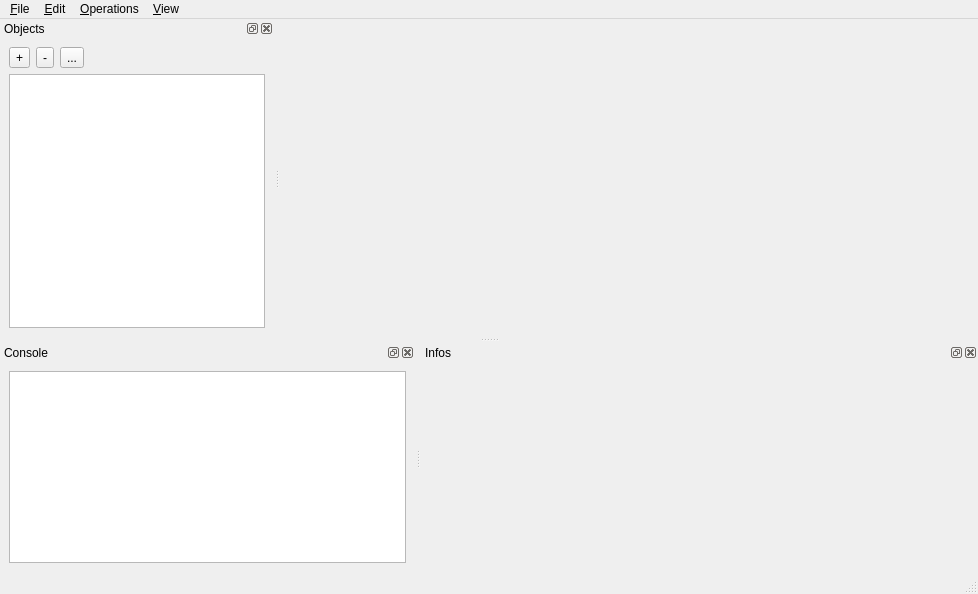
<?xml version="1.0" encoding="UTF-8"?>
<ui version="4.0">
 <class>MainWindow</class>
 <widget class="QMainWindow" name="MainWindow">
  <property name="geometry">
   <rect>
    <x>0</x>
    <y>0</y>
    <width>978</width>
    <height>594</height>
   </rect>
  </property>
  <property name="windowTitle">
   <string>CGAL 3D mesh generator demo</string>
  </property>
  <property name="windowIcon">
   <iconset resource="../Mesh_3.qrc">
    <normaloff>:/cgal/icons/resources/cgal_logo.xpm</normaloff>:/cgal/icons/resources/cgal_logo.xpm</iconset>
  </property>
  <widget class="QWidget" name="centralwidget">
   <layout class="QVBoxLayout" name="verticalLayout_2">
    <item>
     <widget class="Viewer" name="viewer" native="true">
      <property name="sizePolicy">
       <sizepolicy hsizetype="Preferred" vsizetype="Preferred">
        <horstretch>0</horstretch>
        <verstretch>1</verstretch>
       </sizepolicy>
      </property>
     </widget>
    </item>
   </layout>
  </widget>
  <widget class="QMenuBar" name="menubar">
   <property name="geometry">
    <rect>
     <x>0</x>
     <y>0</y>
     <width>978</width>
     <height>27</height>
    </rect>
   </property>
   <widget class="QMenu" name="menuFile">
    <property name="title">
     <string>&amp;File</string>
    </property>
    <addaction name="actionLoad"/>
    <addaction name="actionErase"/>
    <addaction name="actionEraseAll"/>
    <addaction name="actionDuplicate"/>
    <addaction name="actionSaveAs"/>
    <addaction name="separator"/>
    <addaction name="actionLoad_Script"/>
    <addaction name="separator"/>
    <addaction name="actionQuit"/>
   </widget>
   <widget class="QMenu" name="menuEdit">
    <property name="title">
     <string>&amp;Edit</string>
    </property>
    <addaction name="actionShowHide"/>
    <addaction name="actionSetPolyhedronA"/>
    <addaction name="actionSetPolyhedronB"/>
    <addaction name="actionSelect_all_items"/>
    <addaction name="actionPreferences"/>
   </widget>
   <widget class="QMenu" name="menuOperations">
    <property name="title">
     <string>&amp;Operations</string>
    </property>
    <widget class="QMenu" name="menuGlobalOptimization">
     <property name="title">
      <string>Global &amp;optimization</string>
     </property>
     <addaction name="actionOdt"/>
     <addaction name="actionLloyd"/>
    </widget>
    <widget class="QMenu" name="menuSliverRemoval">
     <property name="title">
      <string>&amp;Sliver removal</string>
     </property>
     <addaction name="actionPerturb"/>
     <addaction name="actionExude"/>
    </widget>
    <addaction name="actionMeshing"/>
    <addaction name="actionAnisotropicMeshing"/>
    <addaction name="separator"/>
    <addaction name="actionResumeMeshing"/>
    <addaction name="separator"/>
    <addaction name="menuGlobalOptimization"/>
    <addaction name="menuSliverRemoval"/>
   </widget>
   <widget class="QMenu" name="menuView">
    <property name="title">
     <string>&amp;View</string>
    </property>
    <widget class="QMenu" name="menuDockWindows">
     <property name="title">
      <string>&amp;Dock windows</string>
     </property>
     <addaction name="dummyAction"/>
    </widget>
    <widget class="QMenu" name="menuCamera">
     <property name="title">
      <string>Ca&amp;mera</string>
     </property>
     <addaction name="actionDumpCamera"/>
     <addaction name="action_Copy_camera"/>
     <addaction name="action_Paste_camera"/>
    </widget>
    <widget class="QMenu" name="menuSurface_star_set">
     <property name="title">
      <string>&amp;Surface star set</string>
     </property>
     <addaction name="actionDraw_surface_star_set"/>
     <addaction name="actionDraw_cell"/>
     <addaction name="actionDraw_mesh_3"/>
     <addaction name="separator"/>
     <addaction name="actionDraw_dual_edges"/>
     <addaction name="actionDraw_one_star"/>
     <addaction name="actionDraw_one_pickvalid_point"/>
     <addaction name="actionDraw_surface_delaunay_balls"/>
     <addaction name="actionDraw_initial_points"/>
     <addaction name="actionDraw_poles"/>
     <addaction name="actionDraw_inconsistent_facets"/>
     <addaction name="actionDraw_metric_field"/>
     <addaction name="actionDraw_metric_honoring"/>
     <addaction name="actionDraw_distortion"/>
     <addaction name="actionDraw_colored_poly"/>
     <addaction name="actionDraw_colored_poly_one_vertex"/>
     <addaction name="actionDraw_colored_poly_mem"/>
    </widget>
    <addaction name="actionRecenterScene"/>
    <addaction name="action_Look_at"/>
    <addaction name="actionAntiAliasing"/>
    <addaction name="actionDraw_two_sides"/>
    <addaction name="actionSetBackgroundColor"/>
    <addaction name="menuDockWindows"/>
    <addaction name="menuCamera"/>
    <addaction name="menuSurface_star_set"/>
   </widget>
   <addaction name="menuFile"/>
   <addaction name="menuEdit"/>
   <addaction name="menuOperations"/>
   <addaction name="menuView"/>
  </widget>
  <widget class="QStatusBar" name="statusbar"/>
  <widget class="QDockWidget" name="sceneDockWidget">
   <property name="locale">
    <locale language="English" country="UnitedStates"/>
   </property>
   <property name="windowTitle">
    <string>Objects</string>
   </property>
   <attribute name="dockWidgetArea">
    <number>1</number>
   </attribute>
   <widget class="QWidget" name="dockWidgetContent">
    <layout class="QGridLayout" name="gridLayout_2">
     <item row="0" column="0">
      <layout class="QVBoxLayout" name="verticalLayout">
       <item>
        <layout class="QHBoxLayout" name="horizontalLayout">
         <item>
          <widget class="QToolButton" name="addButton">
           <property name="text">
            <string>+</string>
           </property>
           <property name="icon">
            <iconset resource="../Mesh_3.qrc">
             <normaloff>:/cgal/icons/plus</normaloff>:/cgal/icons/plus</iconset>
           </property>
          </widget>
         </item>
         <item>
          <widget class="QToolButton" name="removeButton">
           <property name="text">
            <string>-</string>
           </property>
           <property name="icon">
            <iconset resource="../Mesh_3.qrc">
             <normaloff>:/cgal/icons/minus</normaloff>:/cgal/icons/minus</iconset>
           </property>
          </widget>
         </item>
         <item>
          <widget class="QToolButton" name="duplicateButton">
           <property name="text">
            <string>...</string>
           </property>
           <property name="icon">
            <iconset resource="../Mesh_3.qrc">
             <normaloff>:/cgal/icons/duplicate</normaloff>:/cgal/icons/duplicate</iconset>
           </property>
          </widget>
         </item>
         <item>
          <spacer name="horizontalSpacer">
           <property name="orientation">
            <enum>Qt::Horizontal</enum>
           </property>
           <property name="sizeHint" stdset="0">
            <size>
             <width>40</width>
             <height>20</height>
            </size>
           </property>
          </spacer>
         </item>
        </layout>
       </item>
       <item>
        <widget class="QTreeView" name="sceneView">
         <property name="editTriggers">
          <set>QAbstractItemView::DoubleClicked|QAbstractItemView::EditKeyPressed|QAbstractItemView::SelectedClicked</set>
         </property>
         <property name="alternatingRowColors">
          <bool>true</bool>
         </property>
         <property name="selectionMode">
          <enum>QAbstractItemView::ExtendedSelection</enum>
         </property>
         <property name="indentation">
          <number>0</number>
         </property>
        </widget>
       </item>
      </layout>
     </item>
    </layout>
   </widget>
  </widget>
  <widget class="QDockWidget" name="consoleDockWidget">
   <property name="allowedAreas">
    <set>Qt::BottomDockWidgetArea|Qt::LeftDockWidgetArea|Qt::TopDockWidgetArea</set>
   </property>
   <property name="windowTitle">
    <string>Console</string>
   </property>
   <attribute name="dockWidgetArea">
    <number>8</number>
   </attribute>
   <widget class="QWidget" name="dockWidgetContents">
    <layout class="QVBoxLayout" name="verticalLayout_3">
     <item>
      <widget class="QTextEdit" name="consoleTextEdit">
       <property name="readOnly">
        <bool>true</bool>
       </property>
      </widget>
     </item>
    </layout>
   </widget>
  </widget>
  <widget class="QDockWidget" name="infoDockWidget">
   <property name="windowTitle">
    <string>Infos</string>
   </property>
   <attribute name="dockWidgetArea">
    <number>8</number>
   </attribute>
   <widget class="QWidget" name="dockWidgetContents_2">
    <layout class="QHBoxLayout" name="horizontalLayout_2">
     <item>
      <layout class="QVBoxLayout" name="verticalLayout_4" stretch="0,0">
       <property name="spacing">
        <number>0</number>
       </property>
       <item>
        <widget class="QScrollArea" name="scrollArea">
         <property name="minimumSize">
          <size>
           <width>350</width>
           <height>0</height>
          </size>
         </property>
         <property name="frameShape">
          <enum>QFrame::NoFrame</enum>
         </property>
         <property name="widgetResizable">
          <bool>true</bool>
         </property>
         <widget class="QWidget" name="scrollAreaWidgetContents">
          <property name="geometry">
           <rect>
            <x>0</x>
            <y>0</y>
            <width>554</width>
            <height>169</height>
           </rect>
          </property>
          <layout class="QGridLayout" name="gridLayout">
           <item row="0" column="0">
            <widget class="QLabel" name="infoLabel">
             <property name="sizePolicy">
              <sizepolicy hsizetype="Preferred" vsizetype="Preferred">
               <horstretch>0</horstretch>
               <verstretch>1</verstretch>
              </sizepolicy>
             </property>
             <property name="contextMenuPolicy">
              <enum>Qt::DefaultContextMenu</enum>
             </property>
             <property name="lineWidth">
              <number>0</number>
             </property>
             <property name="alignment">
              <set>Qt::AlignLeading|Qt::AlignLeft|Qt::AlignTop</set>
             </property>
             <property name="textInteractionFlags">
              <set>Qt::LinksAccessibleByKeyboard|Qt::LinksAccessibleByMouse|Qt::TextBrowserInteraction|Qt::TextSelectableByKeyboard|Qt::TextSelectableByMouse</set>
             </property>
            </widget>
           </item>
          </layout>
         </widget>
        </widget>
       </item>
       <item>
        <widget class="QLabel" name="displayLabel">
         <property name="text">
          <string/>
         </property>
        </widget>
       </item>
      </layout>
     </item>
    </layout>
   </widget>
  </widget>
  <action name="actionQuit">
   <property name="text">
    <string>&amp;Quit</string>
   </property>
   <property name="shortcut">
    <string>Ctrl+Q</string>
   </property>
  </action>
  <action name="actionSimplify">
   <property name="text">
    <string>&amp;Simplification</string>
   </property>
  </action>
  <action name="actionCatmullClark">
   <property name="text">
    <string>&amp;Catmull-Clark</string>
   </property>
  </action>
  <action name="actionKernel">
   <property name="text">
    <string>&amp;Kernel</string>
   </property>
  </action>
  <action name="actionUnion">
   <property name="text">
    <string>&amp;Union</string>
   </property>
   <property name="shortcut">
    <string>Ctrl+O, U</string>
   </property>
  </action>
  <action name="actionIntersection">
   <property name="text">
    <string>&amp;Intersection</string>
   </property>
   <property name="shortcut">
    <string>Ctrl+O, I</string>
   </property>
  </action>
  <action name="actionDifference">
   <property name="text">
    <string>&amp;Difference</string>
   </property>
   <property name="shortcut">
    <string>Ctrl+O, D</string>
   </property>
  </action>
  <action name="actionFitPlane">
   <property name="text">
    <string>Fit &amp;plane</string>
   </property>
  </action>
  <action name="actionFitLine">
   <property name="text">
    <string>Fit &amp;line</string>
   </property>
  </action>
  <action name="actionEstimateCurvature">
   <property name="text">
    <string>&amp;Curvature estimation</string>
   </property>
  </action>
  <action name="actionLoad">
   <property name="icon">
    <iconset resource="../Mesh_3.qrc">
     <normaloff>:/cgal/icons/plus</normaloff>:/cgal/icons/plus</iconset>
   </property>
   <property name="text">
    <string>&amp;Load...</string>
   </property>
   <property name="shortcut">
    <string>Ctrl+L</string>
   </property>
  </action>
  <action name="actionErase">
   <property name="icon">
    <iconset resource="../Mesh_3.qrc">
     <normaloff>:/cgal/icons/minus</normaloff>:/cgal/icons/minus</iconset>
   </property>
   <property name="text">
    <string>&amp;Erase</string>
   </property>
   <property name="shortcut">
    <string>Del</string>
   </property>
  </action>
  <action name="actionDuplicate">
   <property name="icon">
    <iconset resource="../Mesh_3.qrc">
     <normaloff>:/cgal/icons/duplicate</normaloff>:/cgal/icons/duplicate</iconset>
   </property>
   <property name="text">
    <string>&amp;Duplicate</string>
   </property>
   <property name="shortcut">
    <string>Ctrl+D</string>
   </property>
  </action>
  <action name="actionSqrt3">
   <property name="text">
    <string>&amp;Sqrt3</string>
   </property>
  </action>
  <action name="actionAntiAliasing">
   <property name="checkable">
    <bool>true</bool>
   </property>
   <property name="text">
    <string>&amp;Antialiasing</string>
   </property>
  </action>
  <action name="dummyAction">
   <property name="text">
    <string>n/a</string>
   </property>
  </action>
  <action name="actionConvexHull">
   <property name="text">
    <string>&amp;Convex hull</string>
   </property>
  </action>
  <action name="actionEraseAll">
   <property name="text">
    <string>&amp;Erase all</string>
   </property>
  </action>
  <action name="actionOptions">
   <property name="text">
    <string>&amp;Options...</string>
   </property>
  </action>
  <action name="actionLoop">
   <property name="text">
    <string>&amp;Loop</string>
   </property>
  </action>
  <action name="actionSaveAs">
   <property name="text">
    <string>Save &amp;as...</string>
   </property>
  </action>
  <action name="actionSave">
   <property name="text">
    <string>&amp;Save</string>
   </property>
  </action>
  <action name="actionSaveAll">
   <property name="text">
    <string>Save a&amp;ll</string>
   </property>
  </action>
  <action name="actionMergeAll">
   <property name="text">
    <string>Mer&amp;ge all</string>
   </property>
  </action>
  <action name="actionMerge">
   <property name="text">
    <string>&amp;Merge</string>
   </property>
  </action>
  <action name="actionSelfIntersection">
   <property name="text">
    <string>Self-&amp;intersection</string>
   </property>
  </action>
  <action name="actionSelectAll">
   <property name="text">
    <string>Select &amp;all</string>
   </property>
  </action>
  <action name="actionSelectNone">
   <property name="text">
    <string>Select &amp;none</string>
   </property>
  </action>
  <action name="actionSelectInvert">
   <property name="text">
    <string>&amp;Invert selection</string>
   </property>
  </action>
  <action name="actionShowHide">
   <property name="text">
    <string>Show/Hide</string>
   </property>
   <property name="shortcut">
    <string>Ctrl+Space</string>
   </property>
  </action>
  <action name="actionSetPolyhedronA">
   <property name="text">
    <string>Set polyhedron A</string>
   </property>
   <property name="shortcut">
    <string>Ctrl+A</string>
   </property>
  </action>
  <action name="actionSetPolyhedronB">
   <property name="text">
    <string>Set polyhedron B</string>
   </property>
   <property name="shortcut">
    <string>Ctrl+B</string>
   </property>
  </action>
  <action name="actionInsideOut">
   <property name="text">
    <string>Inside-out</string>
   </property>
  </action>
  <action name="actionMeshing">
   <property name="text">
    <string>Create a &amp;tetrahedral mesh</string>
   </property>
  </action>
  <action name="actionMVC">
   <property name="text">
    <string>Mean value coordinates</string>
   </property>
  </action>
  <action name="actionDCP">
   <property name="text">
    <string>Discrete conformal maps</string>
   </property>
  </action>
  <action name="actionExplode">
   <property name="text">
    <string>Explode</string>
   </property>
  </action>
  <action name="actionToNef">
   <property name="text">
    <string>Convert to nef polyhedron</string>
   </property>
  </action>
  <action name="actionToPoly">
   <property name="text">
    <string>Convert to normal polyhedron</string>
   </property>
  </action>
  <action name="actionDraw_two_sides">
   <property name="checkable">
    <bool>true</bool>
   </property>
   <property name="text">
    <string>Draw &amp;two sides</string>
   </property>
   <property name="shortcut">
    <string>Ctrl+T</string>
   </property>
  </action>
  <action name="actionSetBackgroundColor">
   <property name="text">
    <string>Change &amp;background color...</string>
   </property>
  </action>
  <action name="actionOdt">
   <property name="text">
    <string>&amp;Odt-smoothing</string>
   </property>
  </action>
  <action name="actionLloyd">
   <property name="text">
    <string>&amp;Lloyd-smoothing</string>
   </property>
  </action>
  <action name="action_Look_at">
   <property name="text">
    <string>&amp;Look at...</string>
   </property>
  </action>
  <action name="actionDumpCamera">
   <property name="text">
    <string>&amp;Dump camera coordinates</string>
   </property>
  </action>
  <action name="action_Copy_camera">
   <property name="text">
    <string>&amp;Copy camera</string>
   </property>
  </action>
  <action name="action_Paste_camera">
   <property name="text">
    <string>&amp;Paste camera</string>
   </property>
  </action>
  <action name="actionSelect_all_items">
   <property name="text">
    <string>Select all items</string>
   </property>
   <property name="shortcut">
    <string>Ctrl+A</string>
   </property>
  </action>
  <action name="actionLoad_Script">
   <property name="text">
    <string>Load &amp;script</string>
   </property>
  </action>
  <action name="actionPreferences">
   <property name="text">
    <string>&amp;Preferences</string>
   </property>
  </action>
  <action name="actionPerturb">
   <property name="text">
    <string>Sliver perturbation</string>
   </property>
  </action>
  <action name="actionExude">
   <property name="text">
    <string>Sliver exudation</string>
   </property>
  </action>
  <action name="actionToto">
   <property name="text">
    <string>toto</string>
   </property>
  </action>
  <action name="actionCreate_an_anisotropic_tet_mesh">
   <property name="text">
    <string>Create an anisotropic tet mesh</string>
   </property>
  </action>
  <action name="actionAnisotropicMeshing">
   <property name="text">
    <string>Create an &amp;anisotropic mesh</string>
   </property>
  </action>
  <action name="actionAnisotropicMeshingImplicit">
   <property name="enabled">
    <bool>false</bool>
   </property>
   <property name="text">
    <string>Create an anisotropic mesh (implicit)</string>
   </property>
  </action>
  <action name="actionDraw_dual_edges">
   <property name="checkable">
    <bool>true</bool>
   </property>
   <property name="text">
    <string>dual &amp;edges</string>
   </property>
  </action>
  <action name="actionDraw_one_star">
   <property name="checkable">
    <bool>true</bool>
   </property>
   <property name="text">
    <string>&amp;one star (from Id)</string>
   </property>
  </action>
  <action name="actionDraw_inconsistent_facets">
   <property name="checkable">
    <bool>true</bool>
   </property>
   <property name="text">
    <string>inconsistent &amp;facets</string>
   </property>
  </action>
  <action name="actionDraw_surface_delaunay_balls">
   <property name="checkable">
    <bool>true</bool>
   </property>
   <property name="text">
    <string>surface Del&amp;aunay balls</string>
   </property>
  </action>
  <action name="actionDraw_metric_field">
   <property name="checkable">
    <bool>true</bool>
   </property>
   <property name="text">
    <string>me&amp;tric field</string>
   </property>
  </action>
  <action name="actionDraw_poles">
   <property name="checkable">
    <bool>true</bool>
   </property>
   <property name="text">
    <string>&amp;poles</string>
   </property>
  </action>
  <action name="actionDraw_initial_points">
   <property name="checkable">
    <bool>true</bool>
   </property>
   <property name="text">
    <string>&amp;initial points</string>
   </property>
  </action>
  <action name="actionDraw_mesh_3">
   <property name="checkable">
    <bool>true</bool>
   </property>
   <property name="text">
    <string>&amp;Mesh_3 (poles)</string>
   </property>
  </action>
  <action name="actionDraw_surface_star_set">
   <property name="checkable">
    <bool>true</bool>
   </property>
   <property name="checked">
    <bool>true</bool>
   </property>
   <property name="text">
    <string>&amp;Star set</string>
   </property>
  </action>
  <action name="actionDraw_cell">
   <property name="checkable">
    <bool>true</bool>
   </property>
   <property name="text">
    <string>&amp;Cells</string>
   </property>
  </action>
  <action name="actionResumeMeshing">
   <property name="text">
    <string>&amp;Resume meshing</string>
   </property>
  </action>
  <action name="actionDraw_one_pickvalid_point">
   <property name="checkable">
    <bool>true</bool>
   </property>
   <property name="text">
    <string>o&amp;ne point (pick_valid)</string>
   </property>
  </action>
  <action name="actionRecenterScene">
   <property name="text">
    <string>Re&amp;center scene</string>
   </property>
   <property name="shortcut">
    <string>Ctrl+C</string>
   </property>
  </action>
  <action name="actionDraw_distortion">
   <property name="checkable">
    <bool>true</bool>
   </property>
   <property name="text">
    <string>disto&amp;rtion</string>
   </property>
  </action>
  <action name="actionDraw_metric_honoring">
   <property name="checkable">
    <bool>true</bool>
   </property>
   <property name="text">
    <string>metric honorin&amp;g</string>
   </property>
  </action>
  <action name="actionDraw_metric_operations_debug">
   <property name="checkable">
    <bool>true</bool>
   </property>
   <property name="text">
    <string>metric de&amp;bug</string>
   </property>
  </action>
  <action name="actionDraw_colored_poly">
   <property name="checkable">
    <bool>true</bool>
   </property>
   <property name="text">
    <string>colored polyhe&amp;dron</string>
   </property>
  </action>
  <action name="actionDraw_colored_poly_one_vertex">
   <property name="checkable">
    <bool>true</bool>
   </property>
   <property name="text">
    <string>one verte&amp;x (color poly)</string>
   </property>
  </action>
  <action name="actionDraw_colored_poly_mem">
   <property name="checkable">
    <bool>true</bool>
   </property>
   <property name="text">
    <string>colored po&amp;ly mem</string>
   </property>
  </action>
 </widget>
 <customwidgets>
  <customwidget>
   <class>Viewer</class>
   <extends>QWidget</extends>
   <header>CGAL_demo/Viewer.h</header>
  </customwidget>
 </customwidgets>
 <resources>
  <include location="../Mesh_3.qrc"/>
 </resources>
 <connections/>
</ui>
